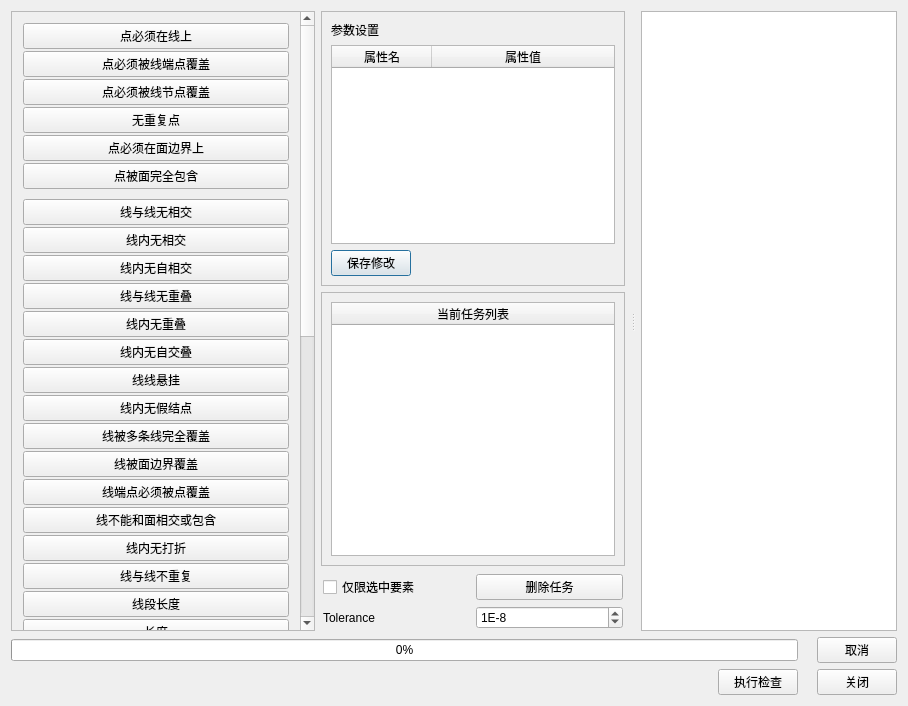
<?xml version="1.0" encoding="UTF-8"?>
<ui version="4.0">
 <class>CheckItemDialog</class>
 <widget class="QDialog" name="CheckItemDialog">
  <property name="geometry">
   <rect>
    <x>0</x>
    <y>0</y>
    <width>908</width>
    <height>706</height>
   </rect>
  </property>
  <property name="windowTitle">
   <string>检查定制</string>
  </property>
  <layout class="QGridLayout" name="gridLayout_8">
   <item row="0" column="0">
    <widget class="QSplitter" name="splitter">
     <property name="sizePolicy">
      <sizepolicy hsizetype="Expanding" vsizetype="Expanding">
       <horstretch>0</horstretch>
       <verstretch>0</verstretch>
      </sizepolicy>
     </property>
     <property name="orientation">
      <enum>Qt::Horizontal</enum>
     </property>
     <property name="handleWidth">
      <number>16</number>
     </property>
     <widget class="QWidget" name="widget" native="true">
      <property name="sizePolicy">
       <sizepolicy hsizetype="Expanding" vsizetype="Expanding">
        <horstretch>1</horstretch>
        <verstretch>0</verstretch>
       </sizepolicy>
      </property>
      <layout class="QGridLayout" name="gridLayout_5">
       <item row="1" column="1">
        <widget class="QScrollArea" name="scrollArea_3">
         <property name="widgetResizable">
          <bool>true</bool>
         </property>
         <widget class="QWidget" name="widgetLists">
          <property name="geometry">
           <rect>
            <x>0</x>
            <y>0</y>
            <width>295</width>
            <height>271</height>
           </rect>
          </property>
          <layout class="QGridLayout" name="gridLayout_2">
           <item row="0" column="0">
            <widget class="QTableWidget" name="tableWidget">
             <property name="editTriggers">
              <set>QAbstractItemView::NoEditTriggers</set>
             </property>
             <property name="selectionMode">
              <enum>QAbstractItemView::ExtendedSelection</enum>
             </property>
             <property name="selectionBehavior">
              <enum>QAbstractItemView::SelectRows</enum>
             </property>
             <property name="sortingEnabled">
              <bool>true</bool>
             </property>
             <attribute name="horizontalHeaderShowSortIndicator" stdset="0">
              <bool>true</bool>
             </attribute>
             <attribute name="horizontalHeaderStretchLastSection">
              <bool>true</bool>
             </attribute>
             <attribute name="verticalHeaderVisible">
              <bool>false</bool>
             </attribute>
             <column>
              <property name="text">
               <string>当前任务列表</string>
              </property>
             </column>
            </widget>
           </item>
          </layout>
         </widget>
        </widget>
       </item>
       <item row="0" column="1">
        <widget class="QScrollArea" name="scrollArea_2">
         <property name="sizePolicy">
          <sizepolicy hsizetype="Expanding" vsizetype="Expanding">
           <horstretch>0</horstretch>
           <verstretch>0</verstretch>
          </sizepolicy>
         </property>
         <property name="widgetResizable">
          <bool>true</bool>
         </property>
         <widget class="QWidget" name="widget_2">
          <property name="geometry">
           <rect>
            <x>0</x>
            <y>0</y>
            <width>295</width>
            <height>271</height>
           </rect>
          </property>
          <layout class="QGridLayout" name="gridLayout_3">
           <item row="2" column="0">
            <layout class="QHBoxLayout" name="horizontalLayout_2">
             <item>
              <widget class="QPushButton" name="btnSaveEdit">
               <property name="text">
                <string>保存修改</string>
               </property>
              </widget>
             </item>
             <item>
              <spacer name="horizontalSpacer">
               <property name="orientation">
                <enum>Qt::Horizontal</enum>
               </property>
               <property name="sizeHint" stdset="0">
                <size>
                 <width>40</width>
                 <height>20</height>
                </size>
               </property>
              </spacer>
             </item>
            </layout>
           </item>
           <item row="0" column="0">
            <widget class="QLabel" name="label">
             <property name="text">
              <string>参数设置</string>
             </property>
            </widget>
           </item>
           <item row="1" column="0">
            <widget class="QTableWidget" name="tableWidgetPara">
             <property name="editTriggers">
              <set>QAbstractItemView::NoEditTriggers</set>
             </property>
             <property name="selectionMode">
              <enum>QAbstractItemView::ExtendedSelection</enum>
             </property>
             <property name="selectionBehavior">
              <enum>QAbstractItemView::SelectRows</enum>
             </property>
             <property name="sortingEnabled">
              <bool>true</bool>
             </property>
             <attribute name="horizontalHeaderShowSortIndicator" stdset="0">
              <bool>true</bool>
             </attribute>
             <attribute name="horizontalHeaderStretchLastSection">
              <bool>true</bool>
             </attribute>
             <attribute name="verticalHeaderVisible">
              <bool>false</bool>
             </attribute>
             <column>
              <property name="text">
               <string>属性名</string>
              </property>
             </column>
             <column>
              <property name="text">
               <string>属性值</string>
              </property>
             </column>
            </widget>
           </item>
          </layout>
         </widget>
        </widget>
       </item>
       <item row="2" column="1">
        <layout class="QGridLayout" name="gridLayout_6">
         <property name="leftMargin">
          <number>2</number>
         </property>
         <property name="topMargin">
          <number>2</number>
         </property>
         <property name="rightMargin">
          <number>2</number>
         </property>
         <property name="bottomMargin">
          <number>2</number>
         </property>
         <item row="2" column="0">
          <widget class="QLabel" name="labelTolerance">
           <property name="text">
            <string>Tolerance</string>
           </property>
          </widget>
         </item>
         <item row="1" column="0">
          <widget class="QCheckBox" name="checkBoxInputSelectedOnly">
           <property name="text">
            <string>仅限选中要素</string>
           </property>
          </widget>
         </item>
         <item row="1" column="1">
          <widget class="QPushButton" name="btnDeleteCheck">
           <property name="text">
            <string>删除任务</string>
           </property>
          </widget>
         </item>
         <item row="2" column="1">
          <widget class="QgsSpinBox" name="spinBoxTolerance">
           <property name="prefix">
            <string notr="true">1E-</string>
           </property>
           <property name="minimum">
            <number>3</number>
           </property>
           <property name="maximum">
            <number>16</number>
           </property>
           <property name="value">
            <number>8</number>
           </property>
          </widget>
         </item>
        </layout>
       </item>
       <item row="0" column="0" rowspan="3">
        <widget class="QScrollArea" name="scrollArea">
         <property name="sizePolicy">
          <sizepolicy hsizetype="Expanding" vsizetype="Expanding">
           <horstretch>0</horstretch>
           <verstretch>0</verstretch>
          </sizepolicy>
         </property>
         <property name="widgetResizable">
          <bool>true</bool>
         </property>
         <widget class="QWidget" name="widgetItems">
          <property name="geometry">
           <rect>
            <x>0</x>
            <y>-449</y>
            <width>278</width>
            <height>1059</height>
           </rect>
          </property>
          <layout class="QGridLayout" name="gridLayout">
           <item row="1" column="1">
            <widget class="QgsCollapsibleGroupBox" name="groupBoxPoint" native="true">
             <property name="title" stdset="0">
              <string>点规则</string>
             </property>
             <property name="flat" stdset="0">
              <bool>true</bool>
             </property>
             <layout class="QVBoxLayout" name="verticalLayout_4">
              <property name="spacing">
               <number>2</number>
              </property>
              <property name="leftMargin">
               <number>2</number>
              </property>
              <property name="topMargin">
               <number>2</number>
              </property>
              <property name="rightMargin">
               <number>2</number>
              </property>
              <property name="bottomMargin">
               <number>2</number>
              </property>
              <item>
               <widget class="QPushButton" name="btnPointOnLine">
                <property name="toolTip">
                 <string>点必须在线对象上，包括在线内、线节点和线端点上，但是不能在线外。</string>
                </property>
                <property name="text">
                 <string>点必须在线上</string>
                </property>
               </widget>
              </item>
              <item>
               <widget class="QPushButton" name="btnPointOnLineEnd">
                <property name="toolTip">
                 <string>点只能在线对象的端点上，而不能在线的节点上、线内其它位置和线外。</string>
                </property>
                <property name="text">
                 <string>点必须被线端点覆盖</string>
                </property>
               </widget>
              </item>
              <item>
               <widget class="QPushButton" name="btnPointOnLineNode">
                <property name="toolTip">
                 <string>点只能在线对象的节点上，而不能在线的端点上、线内其它位置和线外。</string>
                </property>
                <property name="text">
                 <string>点必须被线节点覆盖</string>
                </property>
               </widget>
              </item>
              <item>
               <widget class="QPushButton" name="btnPointDuplicate">
                <property name="toolTip">
                 <string>检查是否存在重复的点对象。</string>
                </property>
                <property name="text">
                 <string>无重复点</string>
                </property>
               </widget>
              </item>
              <item>
               <widget class="QPushButton" name="btnPointOnBoundary">
                <property name="toolTip">
                 <string>点对象不能位于参考面数据的面内和面外。</string>
                </property>
                <property name="text">
                 <string>点必须在面边界上</string>
                </property>
               </widget>
              </item>
              <item>
               <widget class="QPushButton" name="btnPointInPolygon">
                <property name="toolTip">
                 <string>点对象不能位于参考面数据集的面外或面的边界上。</string>
                </property>
                <property name="text">
                 <string>点被面完全包含</string>
                </property>
               </widget>
              </item>
             </layout>
            </widget>
           </item>
           <item row="3" column="1">
            <widget class="QgsCollapsibleGroupBox" name="groupBoxPolygon" native="true">
             <property name="title" stdset="0">
              <string>面规则</string>
             </property>
             <property name="flat" stdset="0">
              <bool>true</bool>
             </property>
             <layout class="QGridLayout" name="gridLayout_4">
              <property name="leftMargin">
               <number>2</number>
              </property>
              <property name="topMargin">
               <number>2</number>
              </property>
              <property name="rightMargin">
               <number>2</number>
              </property>
              <property name="bottomMargin">
               <number>2</number>
              </property>
              <item row="41" column="0">
               <widget class="QPushButton" name="btnAngle">
                <property name="toolTip">
                 <string>检查面数据集中是否存在小于某个给定角度的锐角。</string>
                </property>
                <property name="text">
                 <string>面内无锐角</string>
                </property>
               </widget>
              </item>
              <item row="38" column="0">
               <widget class="QPushButton" name="btnConvexhull">
                <property name="toolTip">
                 <string>检查面对象是否为凸包。</string>
                </property>
                <property name="text">
                 <string>凸包图斑</string>
                </property>
               </widget>
              </item>
              <item row="30" column="0">
               <widget class="QPushButton" name="btnGap">
                <property name="toolTip">
                 <string>检查相邻面对象之间是否存在空隙，即相邻面对象之间的边界必须重合。</string>
                </property>
                <property name="text">
                 <string>面内无缝隙</string>
                </property>
               </widget>
              </item>
              <item row="28" column="0">
               <widget class="QPushButton" name="btnPolygonOverlap">
                <property name="toolTip">
                 <string>检查一个面数据集中是否存在两个（或两个以上）相互重叠的面对象，包括部分重叠和完全重叠。</string>
                </property>
                <property name="text">
                 <string>面内无重叠</string>
                </property>
               </widget>
              </item>
              <item row="40" column="0">
               <widget class="QPushButton" name="btnClockwise">
                <property name="toolTip">
                 <string>查询地物的方向性。</string>
                </property>
                <property name="text">
                 <string>时针方向</string>
                </property>
               </widget>
              </item>
              <item row="34" column="0">
               <widget class="QPushButton" name="btnHole">
                <property name="toolTip">
                 <string>检查面对象内部是否存在被挖空（岛洞多边形）的情况。</string>
                </property>
                <property name="text">
                 <string>面内无岛</string>
                </property>
               </widget>
              </item>
              <item row="33" column="0">
               <widget class="QPushButton" name="btnPolygonInPolygon">
                <property name="toolTip">
                 <string>检查面数据集中是否存在没有被参考面数据集的面包含的面对象，即待检查面数据集的面必须是参考面数据集中面对象的子集。</string>
                </property>
                <property name="text">
                 <string>面被面包含</string>
                </property>
               </widget>
              </item>
              <item row="31" column="0">
               <widget class="QPushButton" name="btnPolygonLayerOverlap">
                <property name="toolTip">
                 <string>检查面数据集中是否存在与参考面数据集的面重叠的面对象，包括部分重叠和完全重叠，即两个面数据集内的面对象之间不能存在交集。</string>
                </property>
                <property name="text">
                 <string>面与面无重叠</string>
                </property>
               </widget>
              </item>
              <item row="32" column="0">
               <widget class="QPushButton" name="btnPolygonCoveredByPolygon">
                <property name="toolTip">
                 <string>检查面数据集中是否存在没有被参考面数据集的面覆盖的面对象，即待检查面数据集的一个或多个面必须完全覆盖于参考面数据集中的面对象。</string>
                </property>
                <property name="text">
                 <string>面被多个面覆盖</string>
                </property>
               </widget>
              </item>
              <item row="39" column="0">
               <widget class="QPushButton" name="btnArea">
                <property name="toolTip">
                 <string>检查指定面积的面对象。</string>
                </property>
                <property name="text">
                 <string>面积</string>
                </property>
               </widget>
              </item>
              <item row="27" column="0">
               <widget class="QPushButton" name="btnPolygonDuplicate">
                <property name="text">
                 <string>面斑不重复</string>
                </property>
               </widget>
              </item>
             </layout>
            </widget>
           </item>
           <item row="4" column="1">
            <widget class="QgsCollapsibleGroupBox" name="groupBoxProperties" native="true">
             <property name="title" stdset="0">
              <string>多类型规则</string>
             </property>
             <property name="flat" stdset="0">
              <bool>true</bool>
             </property>
             <layout class="QVBoxLayout" name="verticalLayout_2">
              <property name="spacing">
               <number>2</number>
              </property>
              <property name="leftMargin">
               <number>2</number>
              </property>
              <property name="topMargin">
               <number>2</number>
              </property>
              <property name="rightMargin">
               <number>2</number>
              </property>
              <property name="bottomMargin">
               <number>2</number>
              </property>
              <item>
               <widget class="QPushButton" name="btnInvalidAttr">
                <property name="toolTip">
                 <string>检查地物是否有无效属性。</string>
                </property>
                <property name="text">
                 <string>属性无效检查</string>
                </property>
               </widget>
              </item>
              <item>
               <widget class="QPushButton" name="btnUniqueCode">
                <property name="toolTip">
                 <string>检查地物的唯一标识码。</string>
                </property>
                <property name="text">
                 <string>检查唯一标识码</string>
                </property>
               </widget>
              </item>
              <item>
               <widget class="QPushButton" name="btnInvalid">
                <property name="toolTip">
                 <string>检查地物是否有效。</string>
                </property>
                <property name="text">
                 <string>无效地物</string>
                </property>
               </widget>
              </item>
              <item>
               <widget class="QPushButton" name="btnDuplicate">
                <property name="toolTip">
                 <string>查询完全重叠的地物的情况。</string>
                </property>
                <property name="text">
                 <string>重叠对象</string>
                </property>
               </widget>
              </item>
              <item>
               <widget class="QPushButton" name="pushButton">
                <property name="toolTip">
                 <string>检查线或面数据集自身的线对象或面边界是否存在冗余节点，即两节点之间不能存在其他共线节点，这些共线节点为冗余节点。</string>
                </property>
                <property name="text">
                 <string>线或面边界无冗余节点</string>
                </property>
               </widget>
              </item>
              <item>
               <widget class="QPushButton" name="btnDuplicateNode">
                <property name="toolTip">
                 <string>检查线或面数据集自身的线对象或面边界是否存在重复节点，即某一段两节点不能重复。</string>
                </property>
                <property name="text">
                 <string>线或面边界无重复节点</string>
                </property>
               </widget>
              </item>
             </layout>
            </widget>
           </item>
           <item row="2" column="1">
            <widget class="QgsCollapsibleGroupBox" name="groupBoxLine" native="true">
             <property name="title" stdset="0">
              <string>线规则</string>
             </property>
             <property name="flat" stdset="0">
              <bool>true</bool>
             </property>
             <layout class="QVBoxLayout" name="verticalLayout_5">
              <property name="spacing">
               <number>2</number>
              </property>
              <property name="leftMargin">
               <number>2</number>
              </property>
              <property name="topMargin">
               <number>2</number>
              </property>
              <property name="rightMargin">
               <number>2</number>
              </property>
              <property name="bottomMargin">
               <number>2</number>
              </property>
              <item>
               <widget class="QPushButton" name="btnLineLayerIntersection">
                <property name="toolTip">
                 <string>检查线数据集中是否存在与参考线数据集的线相交的线对象，即两个线数据集中的所有线对象必须相互分离。</string>
                </property>
                <property name="text">
                 <string>线与线无相交</string>
                </property>
               </widget>
              </item>
              <item>
               <widget class="QPushButton" name="btnLineIntersection">
                <property name="toolTip">
                 <string>检查一个线数据集中是否存在两个（或两个以上）相交且共享交点，但并未从交点处打断的线对象。</string>
                </property>
                <property name="text">
                 <string>线内无相交</string>
                </property>
               </widget>
              </item>
              <item>
               <widget class="QPushButton" name="btnLineSelfIntersection">
                <property name="toolTip">
                 <string>检查一个线数据集中是否存在与自身相交的线对象，即线对象中不能有重叠（坐标相同）的节点。</string>
                </property>
                <property name="text">
                 <string>线内无自相交</string>
                </property>
               </widget>
              </item>
              <item>
               <widget class="QPushButton" name="btnLineLayerOverlap">
                <property name="toolTip">
                 <string>检查线数据集中是否存在与参考线数据集的线重叠的线对象，即两个线数据集之间的线对象不能有重合的部分。</string>
                </property>
                <property name="text">
                 <string>线与线无重叠</string>
                </property>
               </widget>
              </item>
              <item>
               <widget class="QPushButton" name="btnLineOverlap">
                <property name="toolTip">
                 <string>检查一个线数据集中是否存在两个（或两个以上）线对象之间有相互重叠的部分。</string>
                </property>
                <property name="text">
                 <string>线内无重叠</string>
                </property>
               </widget>
              </item>
              <item>
               <widget class="QPushButton" name="btnLineSelfOverlap">
                <property name="toolTip">
                 <string>检查一个线数据集中是否存在与自身重叠的线对象，即一个线对象本身不能有重叠部分。</string>
                </property>
                <property name="text">
                 <string>线内无自交叠</string>
                </property>
               </widget>
              </item>
              <item>
               <widget class="QPushButton" name="btnDangle">
                <property name="toolTip">
                 <string>检查一个线数据集中是否存在被定义为悬线的线对象，即线对象的端点没有连接到其它线的内部或线的端点，包括长悬线和短悬线两种情况。</string>
                </property>
                <property name="text">
                 <string>线线悬挂</string>
                </property>
               </widget>
              </item>
              <item>
               <widget class="QPushButton" name="btnPseudos">
                <property name="toolTip">
                 <string>检查一个线数据集中是否存在含有假结点（只连接两条弧段的结点）的线对象，即一个线对象必须与两个（或两个以上）线对象相连接。</string>
                </property>
                <property name="text">
                 <string>线内无假结点</string>
                </property>
               </widget>
              </item>
              <item>
               <widget class="QPushButton" name="btnLineCoveredByLine">
                <property name="toolTip">
                 <string>检查线数据集中是否存在没有被参考线数据集的一条或多条线覆盖的线对象。</string>
                </property>
                <property name="text">
                 <string>线被多条线完全覆盖</string>
                </property>
               </widget>
              </item>
              <item>
               <widget class="QPushButton" name="btnLineCoveredByBoundary">
                <property name="toolTip">
                 <string>检查线数据集中是否存在没有被参考面数据集的面边界（可以是一个或多个面边界）覆盖的线对象。</string>
                </property>
                <property name="text">
                 <string>线被面边界覆盖</string>
                </property>
               </widget>
              </item>
              <item>
               <widget class="QPushButton" name="btnLineEndOnPoint">
                <property name="toolTip">
                 <string>检查线数据集中是否存在线端点未被参考点数据集的点覆盖的线对象。</string>
                </property>
                <property name="text">
                 <string>线端点必须被点覆盖</string>
                </property>
               </widget>
              </item>
              <item>
               <widget class="QPushButton" name="btnLineInPolygon">
                <property name="toolTip">
                 <string>检查线数据集中是否存在与参考面数据集的面相交或被面包含的线对象，即线数据集与参考面数据集不能存在交集。</string>
                </property>
                <property name="text">
                 <string>线不能和面相交或包含</string>
                </property>
               </widget>
              </item>
              <item>
               <widget class="QPushButton" name="btnTurnback">
                <property name="toolTip">
                 <string>检查线数据集中是否存在连续四个节点构成的两个夹角的角度都小于所给的角度值（单位为度），若两个夹角都小于角度值，则认为线对象在中间两个节点处打折。</string>
                </property>
                <property name="text">
                 <string>线内无打折</string>
                </property>
               </widget>
              </item>
              <item>
               <widget class="QPushButton" name="btnLineDuplicate">
                <property name="toolTip">
                 <string>检查是否存在重复的线对象。</string>
                </property>
                <property name="text">
                 <string>线与线不重复</string>
                </property>
               </widget>
              </item>
              <item>
               <widget class="QPushButton" name="btnSegmentLength">
                <property name="toolTip">
                 <string>检查线对象某段长度。</string>
                </property>
                <property name="text">
                 <string>线段长度</string>
                </property>
               </widget>
              </item>
              <item>
               <widget class="QPushButton" name="btnLength">
                <property name="toolTip">
                 <string>检查指定长度的线对象。</string>
                </property>
                <property name="text">
                 <string>长度</string>
                </property>
               </widget>
              </item>
             </layout>
            </widget>
           </item>
          </layout>
         </widget>
        </widget>
       </item>
      </layout>
     </widget>
     <widget class="QTextBrowser" name="textShortHelp">
      <property name="sizePolicy">
       <sizepolicy hsizetype="Expanding" vsizetype="Expanding">
        <horstretch>0</horstretch>
        <verstretch>0</verstretch>
       </sizepolicy>
      </property>
      <property name="maximumSize">
       <size>
        <width>16777215</width>
        <height>16777215</height>
       </size>
      </property>
      <property name="accessibleName">
       <string/>
      </property>
      <property name="openLinks">
       <bool>false</bool>
      </property>
     </widget>
    </widget>
   </item>
   <item row="1" column="0">
    <widget class="QWidget" name="widgetProgress" native="true">
     <layout class="QGridLayout" name="gridLayout_7">
      <property name="leftMargin">
       <number>0</number>
      </property>
      <property name="topMargin">
       <number>0</number>
      </property>
      <property name="rightMargin">
       <number>0</number>
      </property>
      <property name="bottomMargin">
       <number>0</number>
      </property>
      <item row="1" column="6">
       <widget class="QPushButton" name="btnClose">
        <property name="text">
         <string>关闭</string>
        </property>
       </widget>
      </item>
      <item row="0" column="5">
       <widget class="QLabel" name="labelStatus">
        <property name="text">
         <string/>
        </property>
       </widget>
      </item>
      <item row="1" column="2">
       <spacer name="horizontalSpacer_2">
        <property name="orientation">
         <enum>Qt::Horizontal</enum>
        </property>
        <property name="sizeHint" stdset="0">
         <size>
          <width>707</width>
          <height>20</height>
         </size>
        </property>
       </spacer>
      </item>
      <item row="1" column="3">
       <widget class="QPushButton" name="btnRun">
        <property name="text">
         <string>执行检查</string>
        </property>
       </widget>
      </item>
      <item row="0" column="6">
       <widget class="QPushButton" name="btnCancel">
        <property name="text">
         <string>取消</string>
        </property>
       </widget>
      </item>
      <item row="0" column="0" colspan="4">
       <widget class="QProgressBar" name="progressBar">
        <property name="value">
         <number>0</number>
        </property>
       </widget>
      </item>
     </layout>
    </widget>
   </item>
  </layout>
 </widget>
 <customwidgets>
  <customwidget>
   <class>QgsCollapsibleGroupBox</class>
   <extends>QWidget</extends>
   <header>qgscollapsiblegroupbox.h</header>
   <container>1</container>
  </customwidget>
  <customwidget>
   <class>QgsSpinBox</class>
   <extends>QSpinBox</extends>
   <header>qgsspinbox.h</header>
  </customwidget>
 </customwidgets>
 <resources/>
 <connections/>
</ui>
